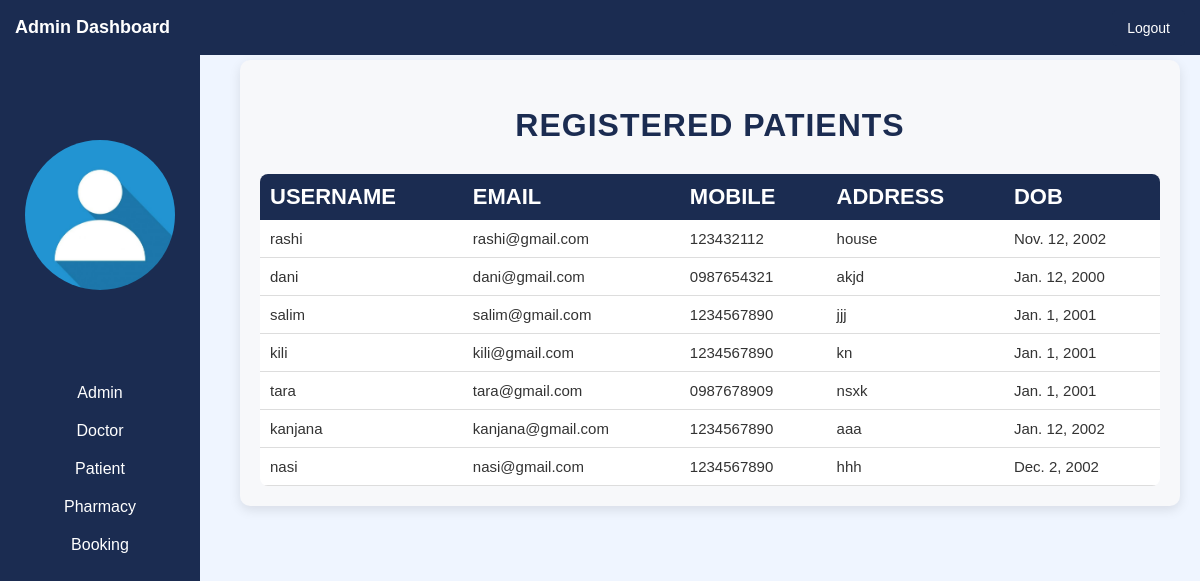
The page /adminpatientview-dashboard/ on the database its author committed.
### ccapp/models.py (models this page shows)
class PatientRegister(models.Model):
        user = models.OneToOneField(User, on_delete=models.CASCADE)
        mobile = models.CharField(max_length=10, null=False)
        email = models.EmailField()
        address = models.CharField(max_length=100)
        dob = models.DateField(null=True, blank=True)
        status = models.BooleanField(default=False)

### ccapp/views.py (the view)
# urls.py: path('adminpatientview-dashboard/', views.adminpatientview_dashboardview, name="adminpatientview-dashboard"),
def adminpatientview_dashboardview(request):
    patients = models.PatientRegister.objects.all()
    print(patients)
    return render(request, "adminpatientview-dashboard.html", {"patients": patients})

### templates/adminpatientview-dashboard.html (shortened to what this page needs)
{% extends 'admin-dashboard.html' %}
{% block content %}
<div class="container patient-view-dashboard">
    <h2 class="dashboard-title">Registered Patients</h2>
    <table class="table table-striped patient-table">
        <thead class="table-header">
            <tr>
                <th>Username</th>
                <th>Email</th>
                <th>Mobile</th>
                <th>Address</th>
                <th>DOB</th>
            </tr>
        </thead>
        <tbody class="table-body">
            {% if patients %}
                {% for patient in patients %}
                    <tr>
                        <td>{{ patient.user.username }}</td>
                        <td>{{ patient.email }}</td>
                        <td>{{ patient.mobile }}</td>
                        <td>{{ patient.address }}</td>
                        <td class="dob">{{ patient.dob }}</td>
                    </tr>
                {% endfor %}
            {% else %}
                <tr>
                    <td colspan="5" class="no-data">No Patients Registered</td>
                </tr>
            {% endif %}
        </tbody>
    </table>
</div>
{% endblock %}

### templates/admin-dashboard.html (style rules this page uses)
:root { --primary: #1B2C51; --light: #EFF5FF; --dark: #1B2C51; }
body { font-family: Arial, sans-serif; margin: 0; background-color: var(--light); }
h2 { color: var(--dark); }

### templates/adminpatientview-dashboard.html (style rules this page uses)
:root { --light: #EFF5FF; --dark: #1B2C51; --background: #F7F8FA; --text-light: #FFFFFF; --text-dark: #333333; }
.patient-view-dashboard { background-color: var(--background); padding: 20px; border-radius: 10px; box-shadow: 0 4px 12px rgba(0, 0, 0, 0.1); }
.dashboard-title { color: var(--dark); font-size: 32px; font-weight: bold; margin-bottom: 30px; text-align: center; text-transform: uppercase; letter-spacing: 1px; }
.patient-table { width: 100%; border-collapse: collapse; background-color: var(--text-light); border-radius: 8px; overflow: hidden; }
.table-header th { background-color: var(--dark); color: var(--text-light); padding: 10px 10px; text-align: left; font-size: 22px; text-transform: uppercase; }
.table-body td { padding: 10px; border-bottom: 1px solid #ddd; color: var(--text-dark); font-size: 15px; }

### rows shown on the page
PatientRegister: user.username "rashi", email "rashi@gmail.com", mobile "123432112", address "house", dob "Nov. 12, 2002"
PatientRegister: user.username "dani", email "dani@gmail.com", mobile "0987654321", address "akjd", dob "Jan. 12, 2000"
PatientRegister: user.username "salim", email "salim@gmail.com", mobile "1234567890", address "jjj", dob "Jan. 1, 2001"
PatientRegister: user.username "kili", email "kili@gmail.com", mobile "1234567890", address "kn", dob "Jan. 1, 2001"
PatientRegister: user.username "tara", email "tara@gmail.com", mobile "0987678909", address "nsxk", dob "Jan. 1, 2001"
PatientRegister: user.username "kanjana", email "kanjana@gmail.com", mobile "1234567890", address "aaa", dob "Jan. 12, 2002"
PatientRegister: user.username "nasi", email "nasi@gmail.com", mobile "1234567890", address "hhh", dob "Dec. 2, 2002"
